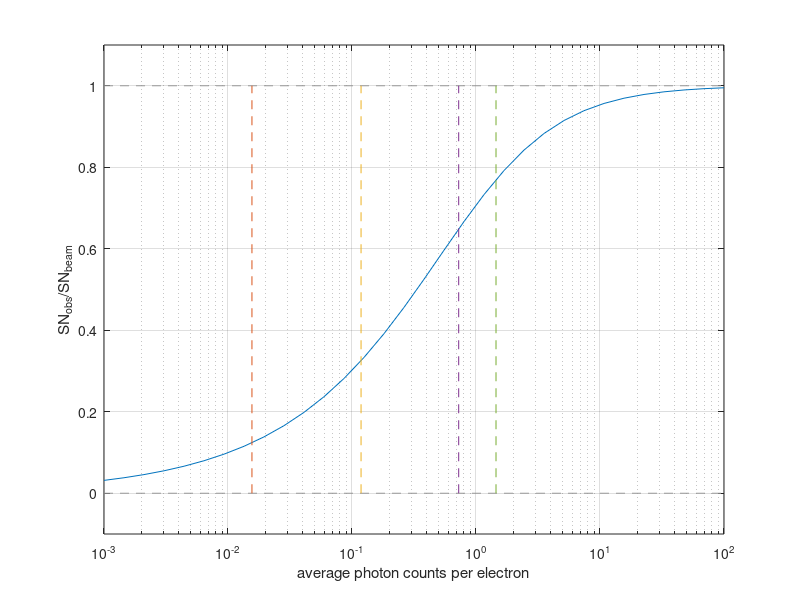

Here is the MATLAB script that generated this plot:
clc
clear all
close all


beam_current = 267e-12/100;
EL_PER_C = 6.24150934e18;

el_per_sec = beam_current*EL_PER_C;

dwell_time = 1/20000;

el_per_pix_avg = el_per_sec*dwell_time;




% ph_det_per_el_avg = PH_PER_EL*PH_COUPLING_EFF*QE


% ph_det_per_el_avg = 2


effs = logspace(-3,2,32);


% for k=1:length(effs)
%     
%     ph_det_per_el_avg = effs(k)
% 
% 
%     PH_PER_EL = 788;
%     PH_COUPLING_EFF = 2.0391e-04;
%     QE = 0.0969;
% 
% 
%     N_PIX = 1024;
% 
%     el_per_pix_sim = zeros(N_PIX,1);
%     % ph_gen_per_pix_sim = zeros(N_PIX,1);
%     ph_det_per_pix_sim = zeros(N_PIX,1);
%     for i=1:N_PIX
%         el_per_pix_sim(i) = randPoisson(el_per_pix_avg);
%     %     ph_gen_per_pix_sim(i) = randPoisson(PH_PER_EL*el_per_pix_sim(i));
%     %     ph_det_per_pix_sim(i) = randPoisson(PH_PER_EL*PH_COUPLING_EFF*QE*ph_gen_per_pix_sim(i));
%         ph_det_per_pix_sim(i) = randPoisson(ph_det_per_el_avg*el_per_pix_sim(i));
%     %     i
%     end
% 
%     beam_stat_SN = el_per_pix_avg/sqrt(el_per_pix_avg);
% 
%     sim_beam_stat_SN = mean(el_per_pix_sim)/std(el_per_pix_sim)
% 
%     % sim_gen_stat_SN = mean(ph_gen_per_pix_sim)/std(ph_gen_per_pix_sim)
% 
%     sim_det_stat_SN = mean(ph_det_per_pix_sim)/std(ph_det_per_pix_sim)
% 
%     sim_beam_stat_SN/beam_stat_SN
% 
%     res(k) = sim_det_stat_SN/beam_stat_SN
% end


cm = lines;

figure(1231)
clf
% hold on
% semilogx(effs,res,'-')
semilogx(effs,sqrt(effs./(effs+1)))

hold on
plot([min(effs) max(effs)], 1*[1 1],'--','Color',0.6*[1 1 1])
plot([min(effs) max(effs)], 0*[1 1],'--','Color',0.6*[1 1 1])


base_avg = 0.0156;

opt_imp_fac = 7.5833;
na12_imp_fac = 6.1296
na17_imp_fac = 12.2565


plot(base_avg*[1 1], [0 1],'--','Color',cm(2,:))
plot(opt_imp_fac*base_avg*[1 1], [0 1],'--','Color',cm(3,:))
plot(na12_imp_fac*opt_imp_fac*base_avg*[1 1], [0 1],'--','Color',cm(4,:))
plot(na17_imp_fac*opt_imp_fac*base_avg*[1 1], [0 1],'--','Color',cm(5,:))




ylim([-0.1 1.1])
grid on

% title()
xlabel('average photon counts per electron')
ylabel('SN_{obs}/SN_{beam}')



function n = randPoisson(lambda)
    STEP = 500;
    e_val = exp(1);
    STEP_val = exp(STEP);
    lamLeft = lambda;
    k = 0;
    p = 1;
    
    while 1
        k = k+1;
        p = p*rand(1);
        
        if(p<e_val && lamLeft >0)
            if(lamLeft>STEP)
                p = p*STEP_val;
                lamLeft = lamLeft-STEP;
            else
                p = p*exp(lamLeft);
                lamLeft = -1;
            end
        end
        
        
        
        if(p>1)
            continue;
        else
            break;
        end
    end
    n = k-1;
end

function n = randPoissonFast(lambda)
    L = exp(-lambda);
    k = 0;
    p = 1;
    
    while p>L
        k = k+1;
        p = p*rand(1);
    end
    n = k-1;
end